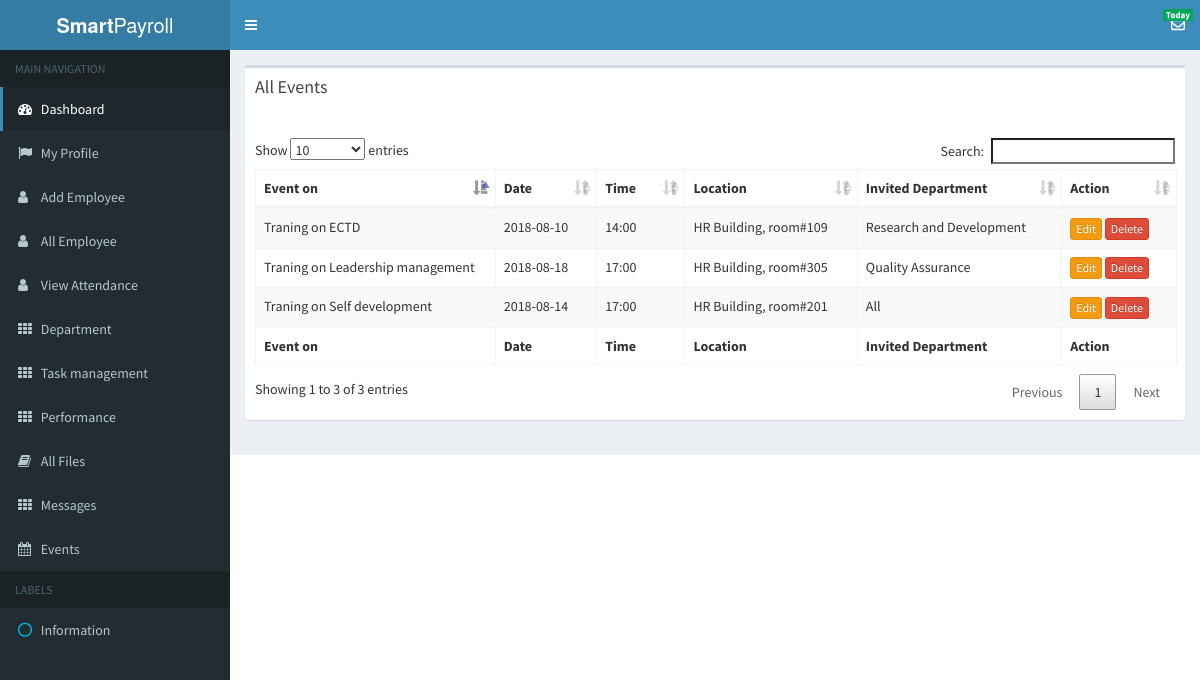
The app's page /admin/event.php (signed in) with its own data.
### tables this page shows
CREATE TABLE `event` (
  `id` int(100) NOT NULL,
  `topic` varchar(255) NOT NULL,
  `date` date NOT NULL,
  `time` varchar(255) NOT NULL,
  `location` varchar(255) NOT NULL,
  `invited_dept` varchar(255) NOT NULL
);

### admin/event.php (the view, shortened to what this page needs)
								<?php
if(!isset($_SESSION['email'])){
	header("location: http://localhost/smart_payroll/admin/login.php");
}
else {
?>
    <!DOCTYPE html>
    <html lang="en">
    <head>
							<link rel="stylesheet" href="css/bootstrap.min.css">
							<link rel="stylesheet" href="css/bootstrap-theme.min.css">
							<link rel="stylesheet" href="css/loader.css">
							<link rel="stylesheet" type="text/css" href="dashboard/vendor/font-awesome/css/font-awesome.min.css">
        <link rel="stylesheet" href="css/jquery.dataTables.min.css">
        <link rel="stylesheet" href="css/dataTables.bootstrap.min.css">
        <link rel="stylesheet" href="css/responsive.bootstrap.min.css">
    </head>
	<?php include_once('first.php') ?>
				<?php include_once('header.php') ?>
				<?php include_once('sidebar.php') ?>
    <body onload="myFunction()" style="margin:0;">
      <div class="content-wrapper" >
		    <section class="content">
								  <div class="row">
									<div class="col-xs-12">
										 <div class="box">
										<div class="box-header">
										  <h3 class="box-title">All Events</h3>
										</div>
										<div class="box-body">
  <div class="dropdown">
            </div><br>
            <table id="example" class="table table-bordered table-striped" >
                <thead>
										<tr>
											 <th>Event on</th>
											<th>Date</th>
											<th>Time</th>
											 <th>Location</th>
											 	 <th>Invited Department</th>
												  <th>Action</th>
										</tr>
									</thead>
									<tfoot>
										<tr>
											<th>Event on</th>
											<th>Date</th>
											<th>Time</th>
											 <th>Location</th>
											 	 <th>Invited Department</th>
												  <th>Action</th>
										</tr>
									</tfoot>
                          <tbody>
				    <?php
							 $sql ="select * from event";
														$result = $con->query($sql);
														if ($result->num_rows > 0) {
                        while($row = $result->fetch_assoc()) {
                                                         $id = $row['id'];
														$topic = $row['topic'];
														$date = $row['date'];
														$time = $row['time'];
														$location = $row['location'];
														$invited_dept = $row['invited_dept'];
                            echo "<tr>
                                     <td>$topic</td>
									<td>$date</td>
									<td>$time</td>
									 <td>$location</td>
									 <td>$invited_dept</td>
									 "; ?>
                       <td>
									<a href="#edit<?php echo $id;?>" data-toggle="modal" class="btn btn-warning btn-xs">Edit </a>
									  <a href="#delete<?php echo $id;?>" data-toggle="modal" class="btn btn-danger btn-xs">Delete</a>
                    </td>
        </div>
      </div>
	   </div>
        </div>
        </tr>
        <?php
                        }
						}
?>
             </body>
    </html>
<?php } ?>

### records on screen
event: topic "Traning on Leadership management", date "2018-08-18", time "17:00", location "HR Building, room#305", invited_dept "Quality Assurance"
event: topic "Traning on ECTD", date "2018-08-10", time "14:00", location "HR Building, room#109", invited_dept "Research and Development"
event: topic "Traning on Self development", date "2018-08-14", time "17:00", location "HR Building, room#201", invited_dept "All"
